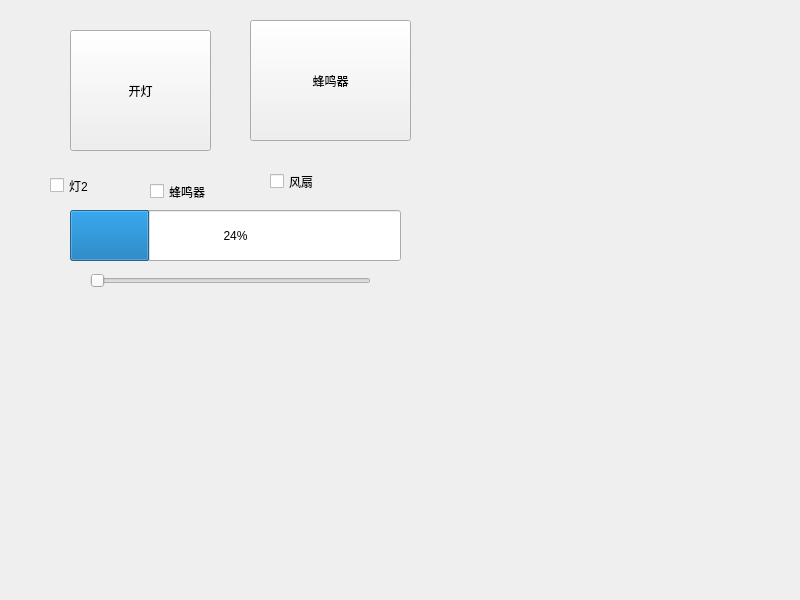
<?xml version="1.0" encoding="UTF-8"?>
<ui version="4.0">
 <class>Widget</class>
 <widget class="QWidget" name="Widget">
  <property name="geometry">
   <rect>
    <x>0</x>
    <y>0</y>
    <width>800</width>
    <height>600</height>
   </rect>
  </property>
  <property name="windowTitle">
   <string>Widget</string>
  </property>
  <widget class="QPushButton" name="pushButton">
   <property name="geometry">
    <rect>
     <x>70</x>
     <y>30</y>
     <width>141</width>
     <height>121</height>
    </rect>
   </property>
   <property name="text">
    <string>开灯</string>
   </property>
  </widget>
  <widget class="QPushButton" name="pushButton_2">
   <property name="geometry">
    <rect>
     <x>250</x>
     <y>20</y>
     <width>161</width>
     <height>121</height>
    </rect>
   </property>
   <property name="text">
    <string>蜂鸣器</string>
   </property>
  </widget>
  <widget class="QCheckBox" name="checkBox">
   <property name="geometry">
    <rect>
     <x>50</x>
     <y>170</y>
     <width>101</width>
     <height>31</height>
    </rect>
   </property>
   <property name="text">
    <string>灯2</string>
   </property>
  </widget>
  <widget class="QCheckBox" name="checkBox_2">
   <property name="geometry">
    <rect>
     <x>150</x>
     <y>180</y>
     <width>92</width>
     <height>23</height>
    </rect>
   </property>
   <property name="text">
    <string>蜂鸣器</string>
   </property>
  </widget>
  <widget class="QProgressBar" name="progressBar">
   <property name="geometry">
    <rect>
     <x>70</x>
     <y>210</y>
     <width>331</width>
     <height>51</height>
    </rect>
   </property>
   <property name="value">
    <number>24</number>
   </property>
  </widget>
  <widget class="QSlider" name="horizontalSlider">
   <property name="geometry">
    <rect>
     <x>90</x>
     <y>260</y>
     <width>281</width>
     <height>41</height>
    </rect>
   </property>
   <property name="orientation">
    <enum>Qt::Horizontal</enum>
   </property>
  </widget>
  <widget class="QCheckBox" name="checkBox_3">
   <property name="geometry">
    <rect>
     <x>270</x>
     <y>170</y>
     <width>92</width>
     <height>23</height>
    </rect>
   </property>
   <property name="text">
    <string>风扇</string>
   </property>
  </widget>
 </widget>
 <resources/>
 <connections/>
</ui>
